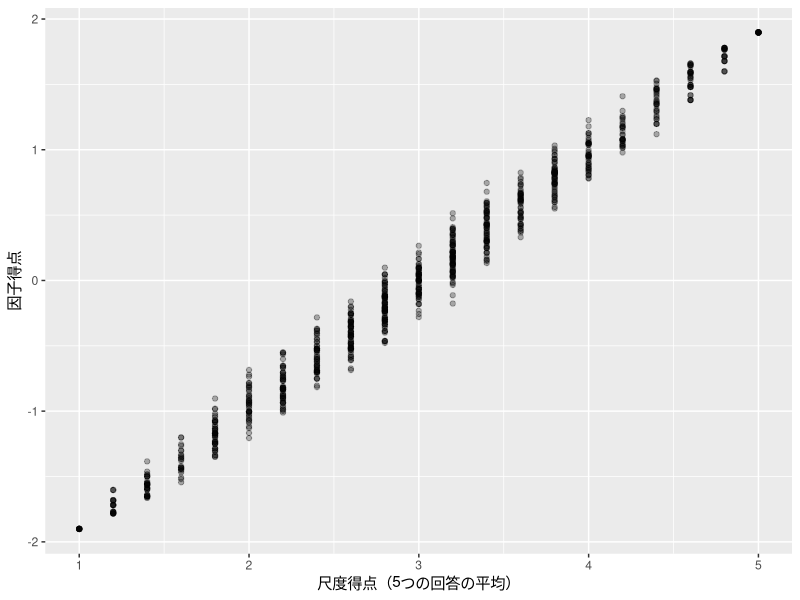

Generate this figure with R:
## ---- chunk 1
#| label: fab-render-read
#| include: false
# 描画には同梱CSVを使います。学生向けコードは作業フォルダから読み込みます。
survey <- readr::read_csv("../data/mock_survey.csv", show_col_types = FALSE)
## ---- chunk 2
#| label: fab-render-nrow
#| echo: false
nrow(survey)
## ---- chunk 3
#| label: fab-items
ls_items <- survey |>
  dplyr::mutate(life_satisfaction_5_r = 6 - life_satisfaction_5) |>
  dplyr::select(life_satisfaction_1, life_satisfaction_2, life_satisfaction_3,
                life_satisfaction_4, life_satisfaction_5_r)
## ---- chunk 4
#| label: fab-items-check
nrow(ls_items)
summary(ls_items)
## ---- chunk 5
#| label: fab-cor
round(cor(ls_items), 2)
## ---- chunk 6
#| label: fab-fit
fa_ls <- psych::fa(ls_items, nfactors = 1, fm = "ml")
## ---- chunk 7
#| label: fab-print
print(fa_ls)
## ---- chunk 8
#| label: fab-loadings
print(fa_ls$loadings, cutoff = 0)
## ---- chunk 9
#| label: fab-communality
round(fa_ls$communality, 3)
round(fa_ls$uniquenesses, 3)
## ---- chunk 10
#| label: fab-nobs
fa_ls$n.obs
## ---- chunk 11
#| label: fab-scores
head(fa_ls$scores)
## ---- chunk 12
#| label: fab-score-table
ls_scores <- data.frame(
  mean_score = rowMeans(ls_items),
  factor_score = fa_ls$scores[, 1]
)
## ---- chunk 13
#| label: fab-score-cor
cor(ls_scores$mean_score, ls_scores$factor_score)
## ---- chunk 14
#| label: fig-fab-scores
#| fig-cap: "生活満足度の尺度得点（5つの回答の平均）と因子得点。1つの点が1人を表します。"
#| fig-alt: "横軸が尺度得点（1〜5）、縦軸が因子得点（約-1.9〜1.9）の散布図。尺度得点は0.2刻みの値をとるため、点は縦に並んだ列になります。点は全体としてほぼ1本の右上がりの直線に沿って並びます。同じ尺度得点の列の中では、因子得点が少しずつ上下にずれています。"
ggplot2::ggplot(ls_scores, ggplot2::aes(x = mean_score, y = factor_score)) +
  ggplot2::geom_point(alpha = 0.3) +
  ggplot2::labs(x = "尺度得点（5つの回答の平均）", y = "因子得点")
## ---- chunk 15
#| label: fab-alpha
alpha_ls <- psych::alpha(ls_items)
alpha_ls
## ---- chunk 16
#| label: fab-omega
loadings_ls <- fa_ls$loadings[, 1]
sum(loadings_ls)^2 / (sum(loadings_ls)^2 + sum(1 - loadings_ls^2))
## ---- chunk 17
#| label: fab-exercise-stress-items
st_items <- survey |>
  dplyr::mutate(stress_5_r = 6 - stress_5) |>
  dplyr::select(stress_1, stress_2, stress_3, stress_4, stress_5_r)
## ---- chunk 18
#| label: fab-exercise-stress-fit
fa_st <- psych::fa(st_items, nfactors = 1, fm = "ml")
print(fa_st$loadings, cutoff = 0)
round(fa_st$communality, 3)
round(fa_st$uniquenesses, 3)
## ---- chunk 19
#| label: fab-exercise-stress-alpha
psych::alpha(st_items)
## ---- chunk 20
#| label: fab-exercise-check
items_check <- survey |>
  dplyr::select(life_satisfaction_1, life_satisfaction_2, life_satisfaction_3,
                life_satisfaction_4, life_satisfaction_5)
fa_check <- psych::fa(items_check, nfactors = 1, fm = "ml")
print(fa_check$loadings, cutoff = 0)
## ---- chunk 21
#| label: fab-exercise-check-alpha
psych::alpha(items_check)
## ---- chunk 22
#| label: fab-sim-data
set.seed(123)
n <- 1000
f <- rnorm(n)  # 因子
x1 <- 0.9 * f + rnorm(n, sd = sqrt(1 - 0.9^2))
x2 <- 0.8 * f + rnorm(n, sd = sqrt(1 - 0.8^2))
x3 <- 0.7 * f + rnorm(n, sd = sqrt(1 - 0.7^2))
x4 <- rnorm(n)  # 因子と関係のない変数
sim <- data.frame(x1, x2, x3, x4)
## ---- chunk 23
#| label: fab-sim-cor
round(cor(sim), 2)
## ---- chunk 24
#| label: fab-sim-fit1
sim_fa1 <- sim |>
  dplyr::select(x1, x2, x3) |>
  psych::fa(nfactors = 1, fm = "ml")
print(sim_fa1$loadings, cutoff = 0)
## ---- chunk 25
#| label: fab-sim-score
cor(sim_fa1$scores[, 1], f)
## ---- chunk 26
#| label: fab-sim-fit2
sim_fa2 <- psych::fa(sim, nfactors = 1, fm = "ml")
print(sim_fa2$loadings, cutoff = 0)
round(sim_fa2$communality, 3)
